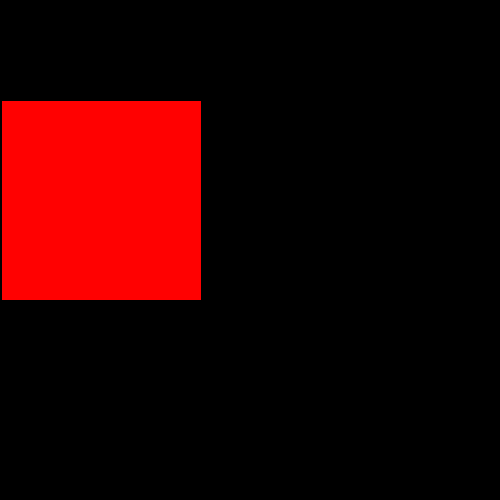
Frame 1 (no input)
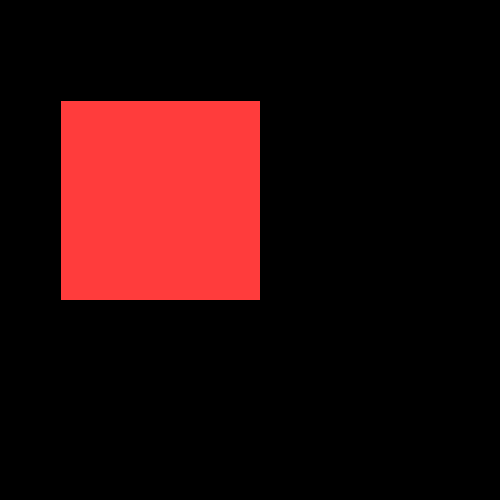
Frame 60 (the mouse pressed at the canvas centre just before this capture)
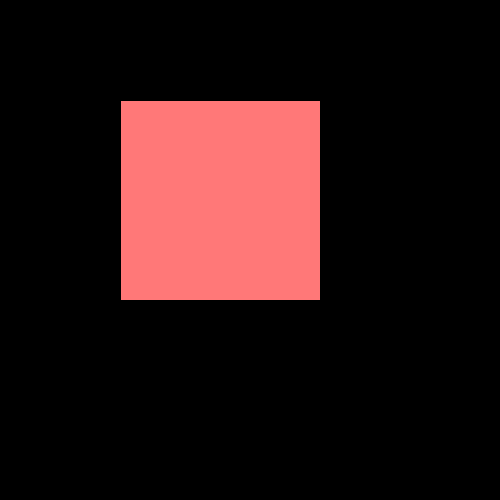
Frame 120 (the mouse held since frame 60 and released just before this capture)

The Processing sketch that drew these frames (run headless with seeded random() and noise(); from frame 60 on, the mouse is pressed at the canvas centre):

// Processing sketch: challenge3
// ── challenge3.pde
int x = 0;
int red;
int blue;
int green;
int speed = 1;
void setup(){
red = 255;
green= 0;
blue = 0;
  background(0,0,0);
size(500,500);
//fill(255,255,255);

  rect(x,100, 200, 200);
}

void draw(){
green = green +1;
blue= blue +1;
fill(red, green, blue);
 x = x + speed;
rect(x,100,200,200);
if(x==300 || x == 0){//Canvas - size of square
//fill(255,0,0);
speed = speed * -1;
green = 0;
blue=0;
fill(red, green, blue);
x=x+speed;
}else if(x!= 300 && x != 0){
//fill(255,255,255);

}
}


  
